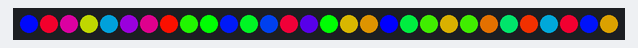
Bench run of a sketch on a simulated Arduino Uno, built with avr-gcc and run on an emulated ATmega328P. Parts: 30 RGB LEDs in strip order, left to right. Random numbers use the default seed unless the sketch sets one.

Above: at 0.1 s.
At 4.1 s:
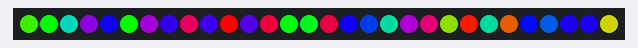
At 9.1 s:
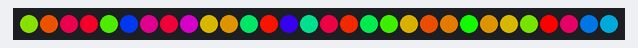
At 19.1 s:
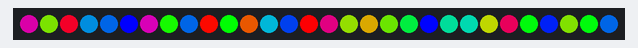
At 28.2 s:
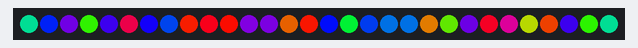
At 38.2 s:
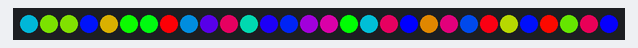

Measured:
- what the display in image 1 shows lasts 1.0 s, from 4.0 s to 5.0 s

The sketch:

trinket_code.ino
```cpp
#include <Adafruit_NeoPixel.h>

#define PIN 2
#define NUM_PIXELS 30

// Parameter 1 = number of pixels in strip
// Parameter 2 = Arduino pin number (most are valid)
// Parameter 3 = pixel type flags, add together as needed:
//   NEO_KHZ800  800 KHz bitstream (most NeoPixel products w/WS2812 LEDs)
//   NEO_KHZ400  400 KHz (classic 'v1' (not v2) FLORA pixels, WS2811 drivers)
//   NEO_GRB     Pixels are wired for GRB bitstream (most NeoPixel products)
//   NEO_RGB     Pixels are wired for RGB bitstream (v1 FLORA pixels, not v2)
Adafruit_NeoPixel strip = Adafruit_NeoPixel(NUM_PIXELS, PIN, NEO_GRB + NEO_KHZ800);

// IMPORTANT: To reduce NeoPixel burnout risk, add 1000 uF capacitor across
// pixel power leads, add 300 - 500 Ohm resistor on first pixel's data input
// and minimize distance between Arduino and first pixel.  Avoid connecting
// on a live circuit...if you must, connect GND first.

void setup() {
  strip.begin();
  strip.show(); // Initialize all pixels to 'off'
}

void loop() {
  rainbow(1000);
}


void rainbow(uint16_t wait) {
  uint16_t i, j;

  for(j=0; j<256; j++) {
    for(i=0; i<strip.numPixels(); i++) {
      //strip.setPixelColor(i, Wheel((i+j) & 255));

      strip.setPixelColor(i, Wheel((i+random(256)) & 255));


    }
    strip.show();
    delay(wait);
  }
}
// Input a value 0 to 255 to get a color value.
// The colours are a transition r - g - b - back to r.
uint32_t Wheel(byte WheelPos) {
  WheelPos = 255 - WheelPos;
  if(WheelPos < 85) {
   return strip.Color(255 - WheelPos * 3, 0, WheelPos * 3);
  } else if(WheelPos < 170) {
    WheelPos -= 85;
   return strip.Color(0, WheelPos * 3, 255 - WheelPos * 3);
  } else {
   WheelPos -= 170;
   return strip.Color(WheelPos * 3, 255 - WheelPos * 3, 0);
  }
}
```
